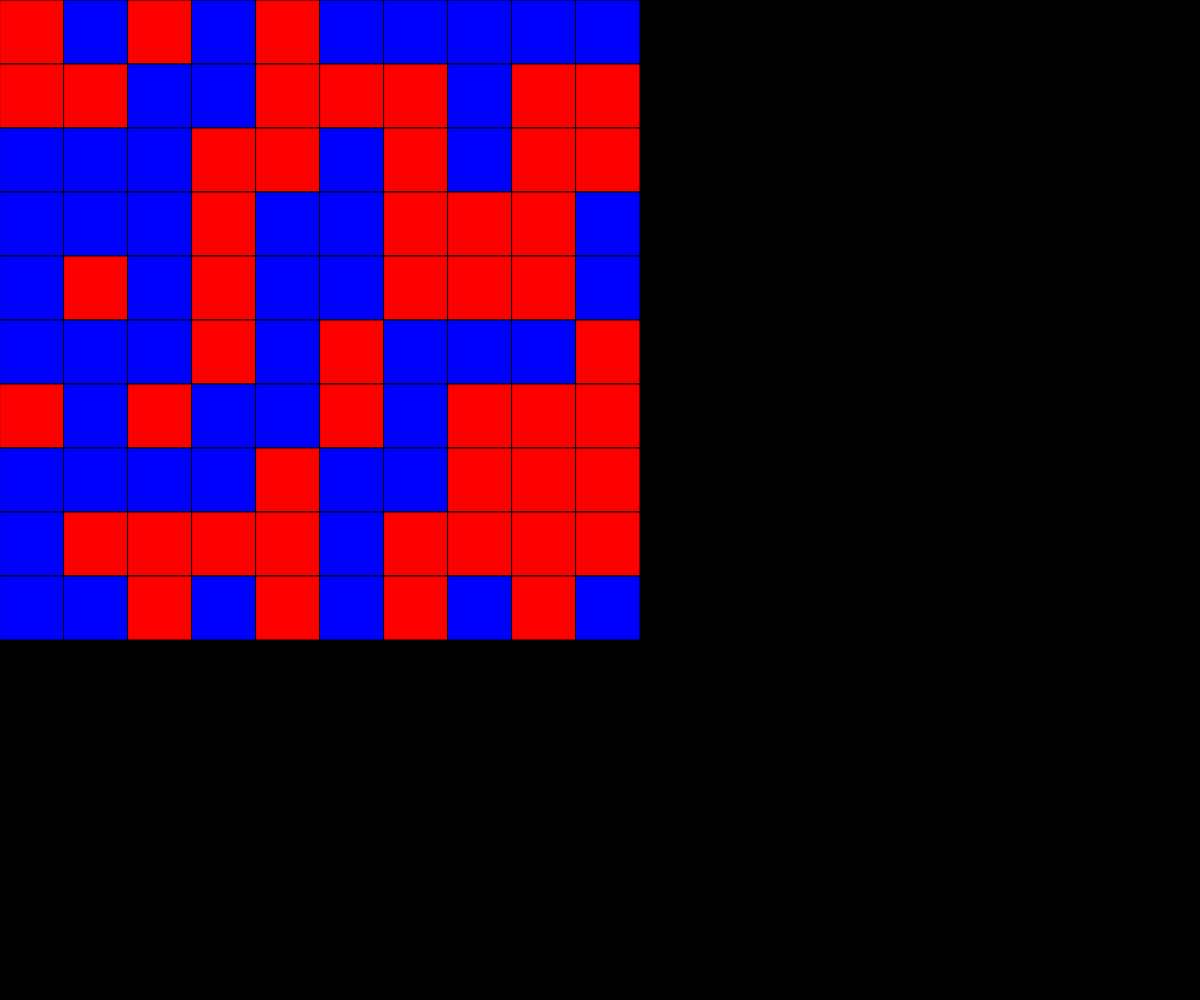
Frame 1 (no input)
Frame 60 (no input): identical to frame 1, image omitted
Frame 120 (the mouse pressed at the canvas centre since frame 60): identical to frame 1, image omitted

The p5.js sketch that drew this single still picture (run headless with seeded random() and noise() and a simulated clock; from frame 60 on, the mouse is pressed at the canvas centre):

// p5.js sketch
// ── sketch.js
// Project Title
// Your Name
// Date
//
// Extra for Experts:
// - describe what you did to take this project "above and beyond"
let gridSize = 10;
let tileSize = 64;
let grid;

function setup() {
  createCanvas(windowWidth, windowHeight);
  grid = setupGrid(gridSize);
}

function draw() {
  background(0);
  drawGrid(grid);
}

function setupGrid(gridSize) {
  let grid = [];
  for (let y = 0; y < gridSize; y++) {
    grid.push([]);
    for (let x = 0; x < gridSize; x++) {
      grid[y].push(Math.round(random()));
    }
  }
  return grid;
}

function drawGrid(grid) {
  for (let y in grid) {
    for (let x in grid[y]) {
      if (grid[y][x] === 1) {
        fill("red");
      }
      else {
        fill("blue");
      }
      square(x * tileSize, y * tileSize, tileSize);
    }
  }
}

function toggleCells(grid, x, y) {
  if (grid[y][x] === 1) {
    grid[y][x] = 0;
  }
  else {
    grid[y][x] = 1;
  }
}

function mouseClicked() {
  let x = Math.floor(mouseX / tileSize);
  let y = Math.floor(mouseY / tileSize);

  if (x <= gridSize && y <= gridSize) {
    toggleCells(grid, x, y);
  }
}

function keyTyped() {
  if (key === "r") {
    grid = setupGrid(gridSize);
  }
  if (key === "e") {
    grid = emptyGrid(gridSize);
  }
  if (key === "w") {
    grid = nextStep(grid);
  }
}

function emptyGrid(gridSize) {
  let grid = [];
  for (let y = 0; y < gridSize; y++) {
    grid.push([]);
    for (let x = 0; x < gridSize; x++) {
      grid[y].push(0);
    }
  }
  return grid;
}

function nextStep(grid) {
  let newGrid = [];
  for (let y in grid) {
    newGrid.push([]);
    for (let x in grid[y]) {
      newGrid[y].push(ConwayResult(grid, x, y));
    }
  }
  return newGrid;
}

function ConwayResult(grid, x, y) {
  let neighbours = 0;
  for (let i = -1;  i <= 1; i++) {
    for (let j = -1; j <= 1; j++) {
      if (i !== y && j !== x) {
        if (y + i >= 0 && y + i < gridSize && x + j >= 0 && x + j < gridSize) {
          console.log(j, i);
          neighbours += grid[y + i][x + j];
        } 
      }
    }
  }
  console.log(neighbours);
  if (neighbours === 2) {
    return grid[y][x];
  }
  else if (neighbours === 3) {
    return 1;
  }
  else {
    return 0;
  }
}
